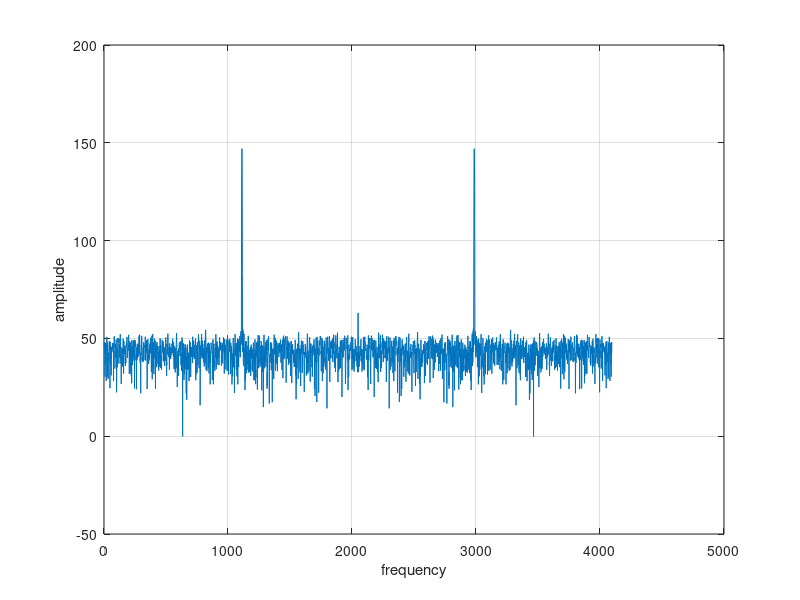

Recreate this plot in MATLAB.
pkg load signal
load('ducdata.txt');
window = blackmanharris(length(ducdata));
windoweddata = window.*ducdata;
result = fft(windoweddata);
result = fftshift(result);
absolute = abs(result);
dB = 20*log10(absolute);
plot(dB);
xlabel("frequency");
ylabel("amplitude");
grid on;
